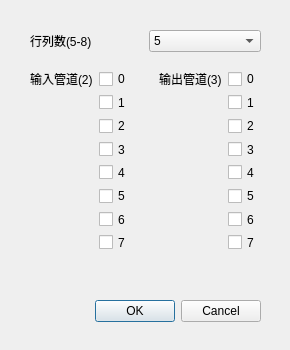
<?xml version="1.0" encoding="UTF-8"?>
<ui version="4.0">
 <class>CreateConfig</class>
 <widget class="QDialog" name="CreateConfig">
  <property name="enabled">
   <bool>true</bool>
  </property>
  <property name="geometry">
   <rect>
    <x>0</x>
    <y>0</y>
    <width>290</width>
    <height>350</height>
   </rect>
  </property>
  <property name="minimumSize">
   <size>
    <width>290</width>
    <height>350</height>
   </size>
  </property>
  <property name="maximumSize">
   <size>
    <width>290</width>
    <height>350</height>
   </size>
  </property>
  <property name="windowTitle">
   <string>Dialog</string>
  </property>
  <widget class="QDialogButtonBox" name="buttonBox">
   <property name="geometry">
    <rect>
     <x>30</x>
     <y>300</y>
     <width>231</width>
     <height>23</height>
    </rect>
   </property>
   <property name="standardButtons">
    <set>QDialogButtonBox::Cancel|QDialogButtonBox::Ok</set>
   </property>
  </widget>
  <widget class="QWidget" name="layoutWidget">
   <property name="geometry">
    <rect>
     <x>30</x>
     <y>30</y>
     <width>231</width>
     <height>22</height>
    </rect>
   </property>
   <layout class="QHBoxLayout" name="horizontalLayout_2">
    <item>
     <widget class="QLabel" name="label_size">
      <property name="enabled">
       <bool>true</bool>
      </property>
      <property name="text">
       <string>行列数(5-8)</string>
      </property>
     </widget>
    </item>
    <item>
     <widget class="QComboBox" name="sizeBox">
      <item>
       <property name="text">
        <string>5</string>
       </property>
      </item>
      <item>
       <property name="text">
        <string>6</string>
       </property>
      </item>
      <item>
       <property name="text">
        <string>7</string>
       </property>
      </item>
      <item>
       <property name="text">
        <string>8</string>
       </property>
      </item>
     </widget>
    </item>
   </layout>
  </widget>
  <widget class="QWidget" name="layoutWidget">
   <property name="geometry">
    <rect>
     <x>30</x>
     <y>70</y>
     <width>251</width>
     <height>181</height>
    </rect>
   </property>
   <layout class="QHBoxLayout" name="horizontalLayout">
    <item>
     <layout class="QVBoxLayout" name="verticalLayout_4">
      <item>
       <widget class="QLabel" name="label_input">
        <property name="text">
         <string>输入管道(2)</string>
        </property>
       </widget>
      </item>
      <item>
       <spacer name="verticalSpacer">
        <property name="orientation">
         <enum>Qt::Vertical</enum>
        </property>
        <property name="sizeHint" stdset="0">
         <size>
          <width>18</width>
          <height>138</height>
         </size>
        </property>
       </spacer>
      </item>
     </layout>
    </item>
    <item>
     <layout class="QVBoxLayout" name="verticalLayout_2">
      <item>
       <widget class="QCheckBox" name="checkBox_in_0">
        <property name="text">
         <string>0</string>
        </property>
        <property name="checkable">
         <bool>true</bool>
        </property>
        <property name="checked">
         <bool>false</bool>
        </property>
       </widget>
      </item>
      <item>
       <widget class="QCheckBox" name="checkBox_in_1">
        <property name="text">
         <string>1</string>
        </property>
        <property name="checked">
         <bool>false</bool>
        </property>
       </widget>
      </item>
      <item>
       <widget class="QCheckBox" name="checkBox_in_2">
        <property name="text">
         <string>2</string>
        </property>
       </widget>
      </item>
      <item>
       <widget class="QCheckBox" name="checkBox_in_3">
        <property name="text">
         <string>3</string>
        </property>
       </widget>
      </item>
      <item>
       <widget class="QCheckBox" name="checkBox_in_4">
        <property name="text">
         <string>4</string>
        </property>
       </widget>
      </item>
      <item>
       <widget class="QCheckBox" name="checkBox_in_5">
        <property name="text">
         <string>5</string>
        </property>
       </widget>
      </item>
      <item>
       <widget class="QCheckBox" name="checkBox_in_6">
        <property name="text">
         <string>6</string>
        </property>
       </widget>
      </item>
      <item>
       <widget class="QCheckBox" name="checkBox_in_7">
        <property name="text">
         <string>7</string>
        </property>
       </widget>
      </item>
     </layout>
    </item>
    <item>
     <layout class="QVBoxLayout" name="verticalLayout_3">
      <item>
       <widget class="QLabel" name="label_output">
        <property name="text">
         <string>输出管道(3)</string>
        </property>
       </widget>
      </item>
      <item>
       <spacer name="verticalSpacer_2">
        <property name="orientation">
         <enum>Qt::Vertical</enum>
        </property>
        <property name="sizeHint" stdset="0">
         <size>
          <width>20</width>
          <height>138</height>
         </size>
        </property>
       </spacer>
      </item>
     </layout>
    </item>
    <item>
     <layout class="QVBoxLayout" name="verticalLayout">
      <property name="sizeConstraint">
       <enum>QLayout::SetDefaultConstraint</enum>
      </property>
      <item>
       <widget class="QCheckBox" name="checkBox_out_0">
        <property name="text">
         <string>0</string>
        </property>
        <property name="checked">
         <bool>false</bool>
        </property>
       </widget>
      </item>
      <item>
       <widget class="QCheckBox" name="checkBox_out_1">
        <property name="text">
         <string>1</string>
        </property>
        <property name="checked">
         <bool>false</bool>
        </property>
       </widget>
      </item>
      <item>
       <widget class="QCheckBox" name="checkBox_out_2">
        <property name="text">
         <string>2</string>
        </property>
        <property name="checked">
         <bool>false</bool>
        </property>
       </widget>
      </item>
      <item>
       <widget class="QCheckBox" name="checkBox_out_3">
        <property name="enabled">
         <bool>true</bool>
        </property>
        <property name="text">
         <string>3</string>
        </property>
        <property name="checkable">
         <bool>true</bool>
        </property>
       </widget>
      </item>
      <item>
       <widget class="QCheckBox" name="checkBox_out_4">
        <property name="text">
         <string>4</string>
        </property>
       </widget>
      </item>
      <item>
       <widget class="QCheckBox" name="checkBox_out_5">
        <property name="text">
         <string>5</string>
        </property>
       </widget>
      </item>
      <item>
       <widget class="QCheckBox" name="checkBox_out_6">
        <property name="text">
         <string>6</string>
        </property>
       </widget>
      </item>
      <item>
       <widget class="QCheckBox" name="checkBox_out_7">
        <property name="text">
         <string>7</string>
        </property>
       </widget>
      </item>
     </layout>
    </item>
   </layout>
  </widget>
 </widget>
 <resources/>
 <connections/>
</ui>
